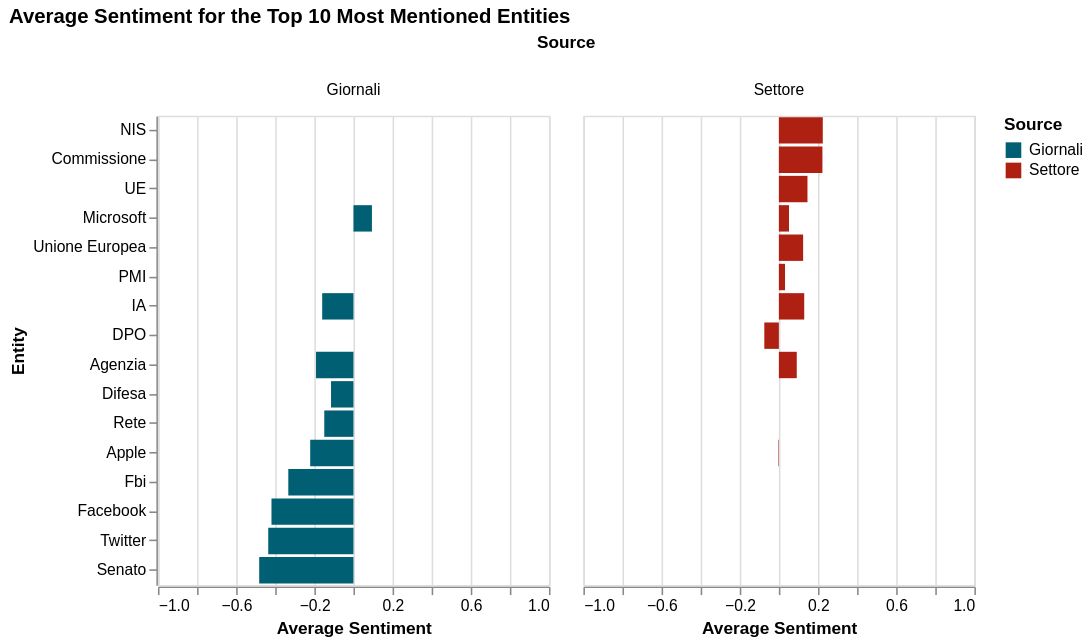

The Vega-Lite source for this figure:
### Vega-Lite specification from a JSON file in a GitHub repository (floating-point values rounded to 4 significant figures)
{"$schema": "https://vega.github.io/schema/vega-lite/v5.20.1.json", "config": {"view": {"continuousHeight": 300, "continuousWidth": 300}}, "data": {"name": "data-47f4e130dc76da8b7fd38e462c34f6cc"}, "datasets": {"data-47f4e130dc76da8b7fd38e462c34f6cc": [{"Origine": "Giornali", "count": 94, "entities_clean": "Agenzia", "mean_sentiment": -0.1915}, {"Origine": "Giornali", "count": 348, "entities_clean": "Apple", "mean_sentiment": -0.2213}, {"Origine": "Giornali", "count": 61, "entities_clean": "Difesa", "mean_sentiment": -0.1148}, {"Origine": "Giornali", "count": 155, "entities_clean": "Facebook", "mean_sentiment": -0.4194}, {"Origine": "Giornali", "count": 51, "entities_clean": "Fbi", "mean_sentiment": -0.3333}, {"Origine": "Giornali", "count": 175, "entities_clean": "IA", "mean_sentiment": -0.16}, {"Origine": "Giornali", "count": 180, "entities_clean": "Microsoft", "mean_sentiment": 0.09444}, {"Origine": "Giornali", "count": 67, "entities_clean": "Rete", "mean_sentiment": -0.1493}, {"Origine": "Giornali", "count": 56, "entities_clean": "Senato", "mean_sentiment": -0.4821}, {"Origine": "Giornali", "count": 195, "entities_clean": "Twitter", "mean_sentiment": -0.4359}, {"Origine": "Settore", "count": 623, "entities_clean": "Agenzia", "mean_sentiment": 0.09149}, {"Origine": "Settore", "count": 778, "entities_clean": "Apple", "mean_sentiment": -0.002571}, {"Origine": "Settore", "count": 597, "entities_clean": "Commissione", "mean_sentiment": 0.2228}, {"Origine": "Settore", "count": 886, "entities_clean": "DPO", "mean_sentiment": -0.07449}, {"Origine": "Settore", "count": 794, "entities_clean": "IA", "mean_sentiment": 0.1297}, {"Origine": "Settore", "count": 1485, "entities_clean": "Microsoft", "mean_sentiment": 0.05185}, {"Origine": "Settore", "count": 463, "entities_clean": "NIS", "mean_sentiment": 0.2246}, {"Origine": "Settore", "count": 476, "entities_clean": "PMI", "mean_sentiment": 0.03151}, {"Origine": "Settore", "count": 2098, "entities_clean": "UE", "mean_sentiment": 0.1463}, {"Origine": "Settore", "count": 532, "entities_clean": "Unione Europea", "mean_sentiment": 0.1241}]}, "facet": {"column": {"field": "Origine", "title": "Source", "type": "nominal"}}, "spec": {"encoding": {"color": {"field": "Origine", "scale": {"range": ["#005f73", "#ae2012"]}, "title": "Source", "type": "nominal"}, "tooltip": [{"field": "entities_clean", "title": "Entity", "type": "nominal"}, {"field": "Origine", "title": "Source", "type": "nominal"}, {"field": "mean_sentiment", "format": ".2f", "title": "Average Sentiment", "type": "quantitative"}, {"field": "count", "title": "Mentions", "type": "quantitative"}], "x": {"field": "mean_sentiment", "scale": {"domain": [-1, 1]}, "title": "Average Sentiment", "type": "quantitative"}, "y": {"field": "entities_clean", "sort": "-x", "title": "Entity", "type": "nominal"}}, "height": 300, "mark": {"type": "bar"}, "width": 250}, "title": "Average Sentiment for the Top 10 Most Mentioned Entities"}
